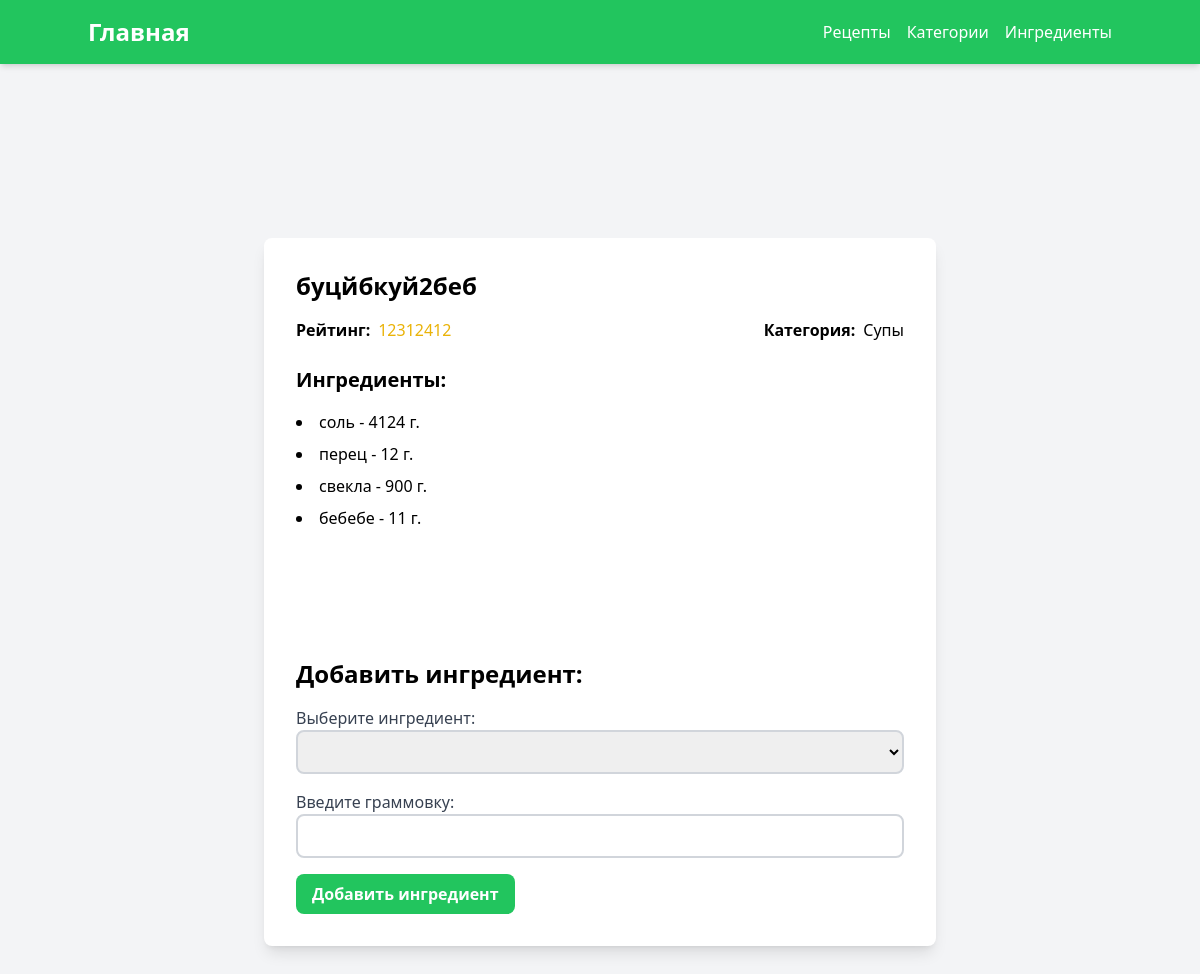
The app's page /recipe_pages/recipe/9 with its own data.
### orm/recipe.py (models this page shows)
class RecipeOrm(Model):
    __tablename__ = 'recipies'
    id: Mapped[int] = mapped_column(primary_key=True)
    name: Mapped[str]
    category_id: Mapped[int] = mapped_column(ForeignKey('categories.id'))
    category: Mapped[CategoryOrm] = relationship()
    rating: Mapped[int]
    ingredients: Mapped[list['IngredientOrm']] = relationship(
        secondary='recipe_ingredients',
        backref='ingredients',
        lazy='selectin',
    )

### orm/category.py (models this page shows)
class CategoryOrm(Model):
    __tablename__ = 'categories'
    id: Mapped[int] = mapped_column(primary_key=True)
    name: Mapped[str] = mapped_column(unique=True)

### orm/recipe_ingredient.py (models this page shows)
class RecipeIngredientOrm(Model):
    __tablename__ = 'recipe_ingredients'
    recipe_id: Mapped[int] = mapped_column(
        ForeignKey('recipies.id'),
        primary_key=True,
    )
    ingredient_id: Mapped[int] = mapped_column(
        ForeignKey('ingredients.id'),
        primary_key=True
    )
    grams_amount: Mapped[int]

### orm/ingredient.py (models this page shows)
class IngredientOrm(Model):
    __tablename__ = 'ingredients'
    id: Mapped[int] = mapped_column(primary_key=True)
    name: Mapped[str] = mapped_column(unique=True)

### pages/recipe.py (the view)
@router.get('/recipe/{id}')
async def get_recipe(
    request: Request,
    id: int,
):
    recipe = await get_by_id(id)
    recipe['data'].category = await get_category_by_id(
        recipe['data'].category_id
    )
    ingredients_for_recipe_id = [
        ingredient['id'] for ingredient in recipe['ingredients']
    ]
    all_ingredients_id = [
        ingredient.id for ingredient in await IngredientRepository.get_all()
    ]
    ingredients_id = [
        id for id in all_ingredients_id if id not in ingredients_for_recipe_id
    ]
    ingredients = [
        await IngredientRepository.get_by_id(id) for id in ingredients_id
    ]
    return templates.TemplateResponse(
        'recipe.html',
        {
            'request': request,
            'recipe': recipe['data'],
            'ingredients': recipe['ingredients'],
            'list_ingredients': ingredients,
        }
    )

### templates/recipe.html (shortened to what this page needs)
{% extends "header.html" %}
{% block content %}
    <main class="flex justify-center items-center min-h-screen">
        <div class="bg-white p-8 rounded-lg shadow-lg max-w-2xl w-full">
            <h1 class="text-2xl font-bold mb-4">{{ recipe.name }}</h1>
            <div class="flex justify-between items-center mb-6">
                <div class="flex items-center">
                    <span class="font-semibold mr-2">Рейтинг:</span>
                    <span class="text-yellow-500">{{ recipe.rating }}</span>
                </div>
                <div class="flex items-center">
                    <span class="font-semibold mr-2">Категория:</span>
                    <span>{{ recipe.category['category'].name }}</span>
                </div>
            </div>
            <div class="ingredients">
                <h2 class="text-xl font-semibold mb-4">Ингредиенты:</h2>
                <ul class="list-disc list-inside">
                    {% for ingredient in ingredients %}
                        <li class="mb-2">{{ ingredient.name }} - {{ ingredient.grams }} г.</li>
                    {% endfor %}
                </ul><br><br>
            </div><br><br><br>
            <h1 class="text-2xl font-bold mb-4">Добавить ингредиент:</h1>
            <form action="{{ url_for('create_recipe_ingredient_template', recipe_id=recipe.id) }}" method="post">
                <div class="mb-4">
                    <label class="block text-gray-700" for="ingredient">Выберите ингредиент: </label>
                    <select class="border-2 border-gray-300 p-2 w-full rounded-lg" name="ingredient">
                    </select>
                </div>
                <div class="mb-4">
                    <label class="block text-gray-700" for="grams_amount">Введите граммовку: </label>
                    <input class="border-2 border-gray-300 p-2 w-full rounded-lg" type="text" id="grams_amount" name="grams_amount" required>
                </div>
                <button class="bg-green-500 text-white font-bold py-2 px-4 rounded-lg hover:bg-green-600" type="submit">Добавить ингредиент</button>
            </form>
        </div>
    </main>
{% endblock %}

### records on screen
RecipeOrm: name "буцйбкуй2беб", rating "12312412"
CategoryOrm: category.category.name "Супы"
RecipeIngredientOrm: name "соль", grams "4124"
RecipeIngredientOrm: name "перец", grams "12"
RecipeIngredientOrm: name "свекла", grams "900"
RecipeIngredientOrm: name "бебебе", grams "11"
